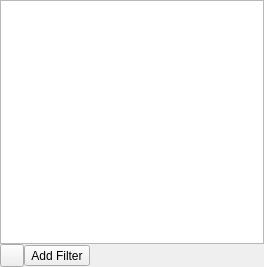
<?xml version="1.0" encoding="UTF-8"?>
<ui version="4.0">
 <class>BrowseMainPage</class>
 <widget class="QWidget" name="BrowseMainPage">
  <property name="geometry">
   <rect>
    <x>0</x>
    <y>0</y>
    <width>264</width>
    <height>267</height>
   </rect>
  </property>
  <layout class="QVBoxLayout" name="verticalLayout">
   <property name="spacing">
    <number>0</number>
   </property>
   <property name="margin">
    <number>0</number>
   </property>
   <item>
    <layout class="QHBoxLayout" name="horizontalLayout_2">
     <item>
      <widget class="KToolBar" name="mFullScreenToolBar" native="true">
       <property name="sizePolicy">
        <sizepolicy hsizetype="Fixed" vsizetype="Fixed">
         <horstretch>0</horstretch>
         <verstretch>0</verstretch>
        </sizepolicy>
       </property>
      </widget>
     </item>
     <item>
      <widget class="QWidget" name="mUrlNavigatorContainer" native="true">
       <property name="sizePolicy">
        <sizepolicy hsizetype="Expanding" vsizetype="Minimum">
         <horstretch>0</horstretch>
         <verstretch>0</verstretch>
        </sizepolicy>
       </property>
      </widget>
     </item>
     <item>
      <widget class="KToolBar" name="mFullScreenToolBar2" native="true">
       <property name="sizePolicy">
        <sizepolicy hsizetype="Fixed" vsizetype="Fixed">
         <horstretch>0</horstretch>
         <verstretch>0</verstretch>
        </sizepolicy>
       </property>
      </widget>
     </item>
    </layout>
   </item>
   <item>
    <widget class="Gwenview::ThumbnailView" name="mThumbnailView"/>
   </item>
   <item>
    <widget class="QFrame" name="mFilterFrame">
     <property name="sizePolicy">
      <sizepolicy hsizetype="Preferred" vsizetype="Fixed">
       <horstretch>0</horstretch>
       <verstretch>0</verstretch>
      </sizepolicy>
     </property>
     <property name="frameShape">
      <enum>QFrame::StyledPanel</enum>
     </property>
     <property name="frameShadow">
      <enum>QFrame::Sunken</enum>
     </property>
    </widget>
   </item>
   <item>
    <widget class="QWidget" name="mStatusBarContainer" native="true">
     <layout class="QHBoxLayout" name="horizontalLayout">
      <property name="spacing">
       <number>0</number>
      </property>
      <property name="margin">
       <number>0</number>
      </property>
      <item>
       <widget class="Gwenview::StatusBarToolButton" name="mToggleSideBarButton"/>
      </item>
      <item>
       <widget class="Gwenview::StatusBarToolButton" name="mAddFilterButton">
        <property name="text">
         <string>Add Filter</string>
        </property>
        <property name="popupMode">
         <enum>QToolButton::InstantPopup</enum>
        </property>
       </widget>
      </item>
      <item>
       <widget class="QLabel" name="mDocumentCountLabel">
        <property name="sizePolicy">
         <sizepolicy hsizetype="Expanding" vsizetype="Preferred">
          <horstretch>1</horstretch>
          <verstretch>0</verstretch>
         </sizepolicy>
        </property>
        <property name="text">
         <string/>
        </property>
        <property name="alignment">
         <set>Qt::AlignCenter</set>
        </property>
       </widget>
      </item>
      <item>
       <widget class="Gwenview::ThumbnailSlider" name="mThumbnailSlider" native="true">
        <property name="sizePolicy">
         <sizepolicy hsizetype="Fixed" vsizetype="Fixed">
          <horstretch>0</horstretch>
          <verstretch>0</verstretch>
         </sizepolicy>
        </property>
        <property name="minimumSize">
         <size>
          <width>120</width>
          <height>0</height>
         </size>
        </property>
       </widget>
      </item>
     </layout>
    </widget>
   </item>
  </layout>
 </widget>
 <customwidgets>
  <customwidget>
   <class>Gwenview::ThumbnailView</class>
   <extends>QListView</extends>
   <header location="global">lib/thumbnailview/thumbnailview.h</header>
  </customwidget>
  <customwidget>
   <class>Gwenview::StatusBarToolButton</class>
   <extends>QToolButton</extends>
   <header location="global">lib/statusbartoolbutton.h</header>
  </customwidget>
  <customwidget>
   <class>Gwenview::ThumbnailSlider</class>
   <extends>QWidget</extends>
   <header location="global">lib/thumbnailview/thumbnailslider.h</header>
  </customwidget>
  <customwidget>
   <class>KToolBar</class>
   <extends>QWidget</extends>
   <header location="global">KToolBar</header>
   <container>1</container>
  </customwidget>
 </customwidgets>
 <connections/>
</ui>
